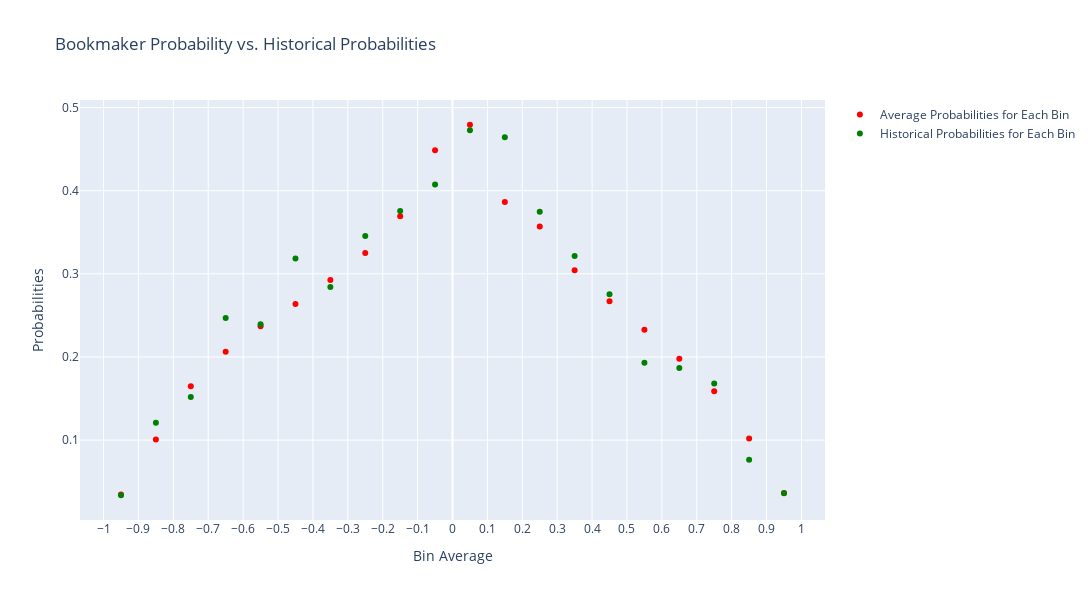

Here is the notebook cell this chart was saved with:
### Code cell
fig = go.Figure()
fig.add_trace(go.Scatter(
        x=plotdf1['bin_average'],
        y=plotdf1['avrg_pr_draw_bm'],
        mode='markers',
        marker=dict(
            color='red'
        ),
        name="Average Probabilities for Each Bin",))

fig.add_trace(go.Scatter(
        x=plotdf1['bin_average'],
        y=plotdf1['actual_draw_pr'],
        mode='markers',
        marker=dict(
            color='green'
        ),
        name="Historical Probabilities for Each Bin",))

fig.update_xaxes(
    tickmode='array',
    tickvals=np.linspace(-1, 1, 21),
    title_text='Bin Average'
)

fig.update_layout(
    width=1200,
    height=600,
    title='Bookmaker Probability vs. Historical Probabilities',
    xaxis=dict(tickangle=0),
    yaxis=dict(title_text='Probabilities'),
    # template='plotly_white' 
)
fig.show()

### Figure 1 — Plotly figure (JSON) as saved in the notebook; plotly's stock layout.template omitted (floating-point values rounded to 4 significant figures)
{"data": [{"marker": {"color": "red"}, "mode": "markers", "name": "Average Probabilities for Each Bin", "type": "scatter", "x": [-0.95, -0.85, -0.75, -0.65, -0.55, -0.45, -0.35, -0.25, -0.15, -0.05, 0.05, 0.15, 0.25, 0.35, 0.45, 0.55, 0.65, 0.75, 0.85, 0.95], "y": [0.03456, 0.1007, 0.1648, 0.2062, 0.2368, 0.2636, 0.2925, 0.325, 0.3693, 0.4486, 0.4793, 0.3863, 0.3568, 0.3043, 0.2669, 0.2327, 0.1978, 0.1587, 0.1021, 0.03641]}, {"marker": {"color": "green"}, "mode": "markers", "name": "Historical Probabilities for Each Bin", "type": "scatter", "x": [-0.95, -0.85, -0.75, -0.65, -0.55, -0.45, -0.35, -0.25, -0.15, -0.05, 0.05, 0.15, 0.25, 0.35, 0.45, 0.55, 0.65, 0.75, 0.85, 0.95], "y": [0.03371, 0.1209, 0.1519, 0.2468, 0.2394, 0.3186, 0.284, 0.3454, 0.3757, 0.4074, 0.4726, 0.4642, 0.3745, 0.3214, 0.2755, 0.1931, 0.1868, 0.1681, 0.07629, 0.03624]}], "layout": {"height": 600, "title": {"text": "Bookmaker Probability vs. Historical Probabilities"}, "width": 1200, "xaxis": {"tickangle": 0, "tickmode": "array", "tickvals": [-1, -0.9, -0.8, -0.7, -0.6, -0.5, -0.4, -0.3, -0.2, -0.1, 0, 0.1, 0.2, 0.3, 0.4, 0.5, 0.6, 0.7, 0.8, 0.9, 1], "title": {"text": "Bin Average"}}, "yaxis": {"title": {"text": "Probabilities"}}}}
